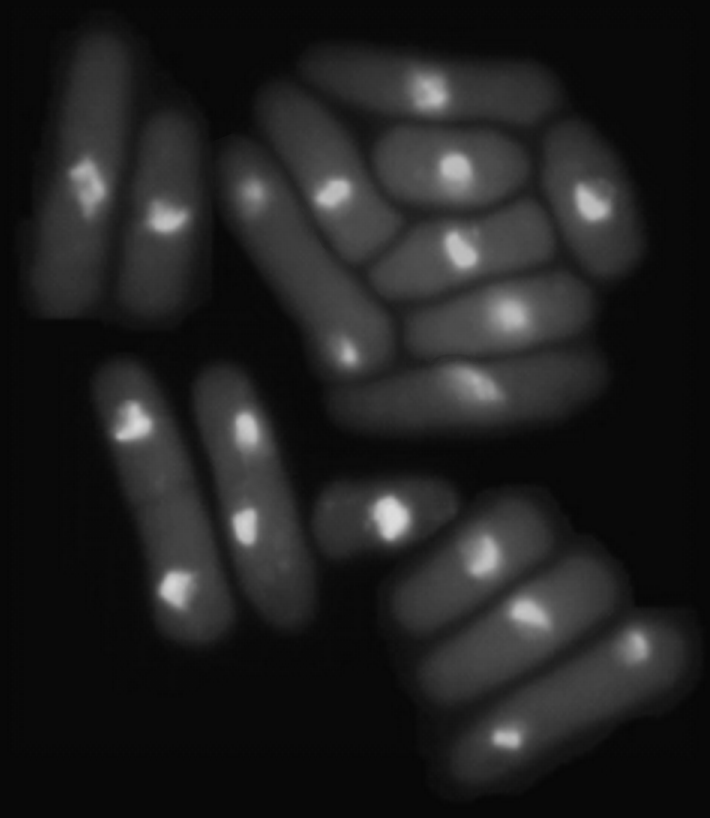
%> input picture DIPUM2E_International_Original_Book_Images/DIPUM2E_International_Ed_CH10_Images/Fig1017(a).tif, 710 x 818 px
$ octave localthresholddemo.m   (GNU Octave 9; MATLAB toolbox functions it lacks are replaced by stand-ins)
%> lines starting %> are read from the running program, lines starting %| are printed output that depends on the picture; in (x1, y1, x2, y2) boxes, pixels count from 0 and x2, y2 are one past the last pixel; in counts of white or black regions, pixels touching at a corner belong together; the program's own positions count from 1
%本例演示如何使用局部阈值处理进行出现分割
f = imread('Fig1017(a).tif');
%> f is the input picture: size 818x710 uint8; min 6, max 222, mean 33.1
imshow(f);%如图是一副酵母细胞的8bit图像，我们期望分割出细胞并从细胞中分割出细胞核

%使用otsu's方法处理
[TGlobal] = graythresh(f);
%> TGlobal = 0.165
gGlobal = imbinarize(f, TGlobal);
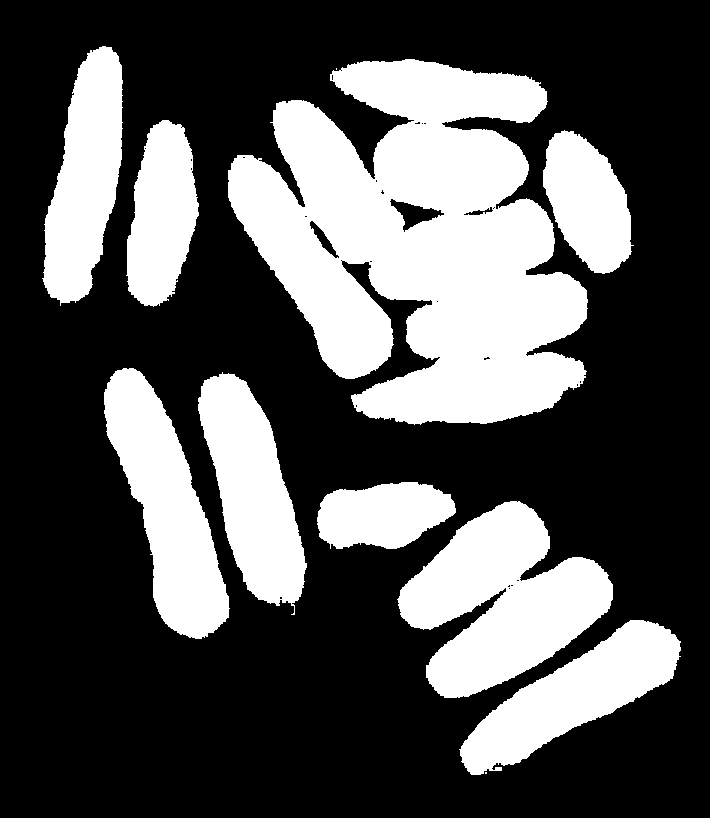
%> gGlobal: size 818x710 logical; 32.9% white; 11 white regions (2 under 20 px), largest, box (x1, y1, x2, y2) and area: (228, 59, 588, 425) 83230, (397, 501, 613, 698) 23920, (104, 368, 230, 639) 16546
figure, imshow(gGlobal); %从结果可以看出，这种方法可以从背景中分割出细胞，但是
%不能将细胞核分割出来。因为细胞核比细胞本身明显更亮，所以预期围绕细胞核边界的
%标准差相对较大，而围绕细胞边界的标准差稍微小一些，如下图所示
SIG = stdfilt(f, ones(3));
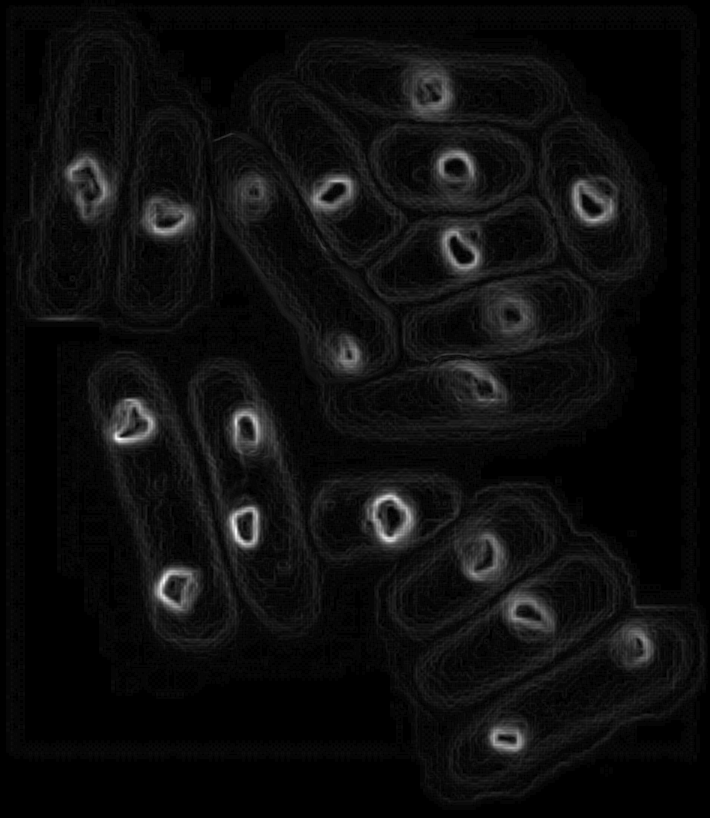
%> SIG: size 818x710 double; min 0, max 19.33, mean 1.07; drawn with min black and max white
figure, imshow(SIG, []); %由此得出如下结论：使用基于局部标准差的函数localthresh，来进行分割应该很有帮助

%> (the run ends here)

$ run again, with DIPUM2E_International_Original_Book_Images/DIPUM2E_International_Ed_CH10_Images/Fig1004(a).tif copied over DIPUM2E_International_Original_Book_Images/DIPUM2E_International_Ed_CH10_Images/Fig1017(a).tif
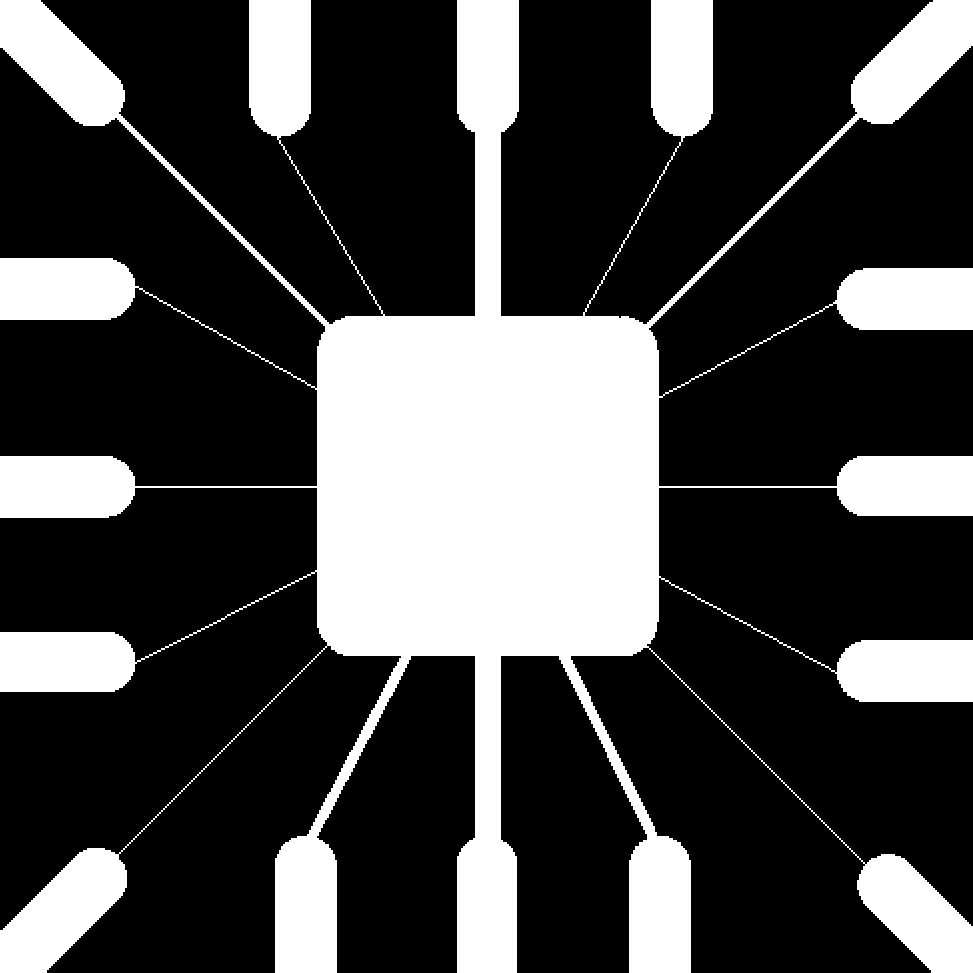
%> input picture DIPUM2E_International_Original_Book_Images/DIPUM2E_International_Ed_CH10_Images/Fig1004(a).tif, 973 x 973 px
%> f is the input picture: size 973x973 uint8; 28.1% white; 1 white region, box (x1, y1, x2, y2) and area: (0, 0, 973, 973) 265583
%> TGlobal = 0.498
%> `SIG = stdfilt(f, ones(3));`:
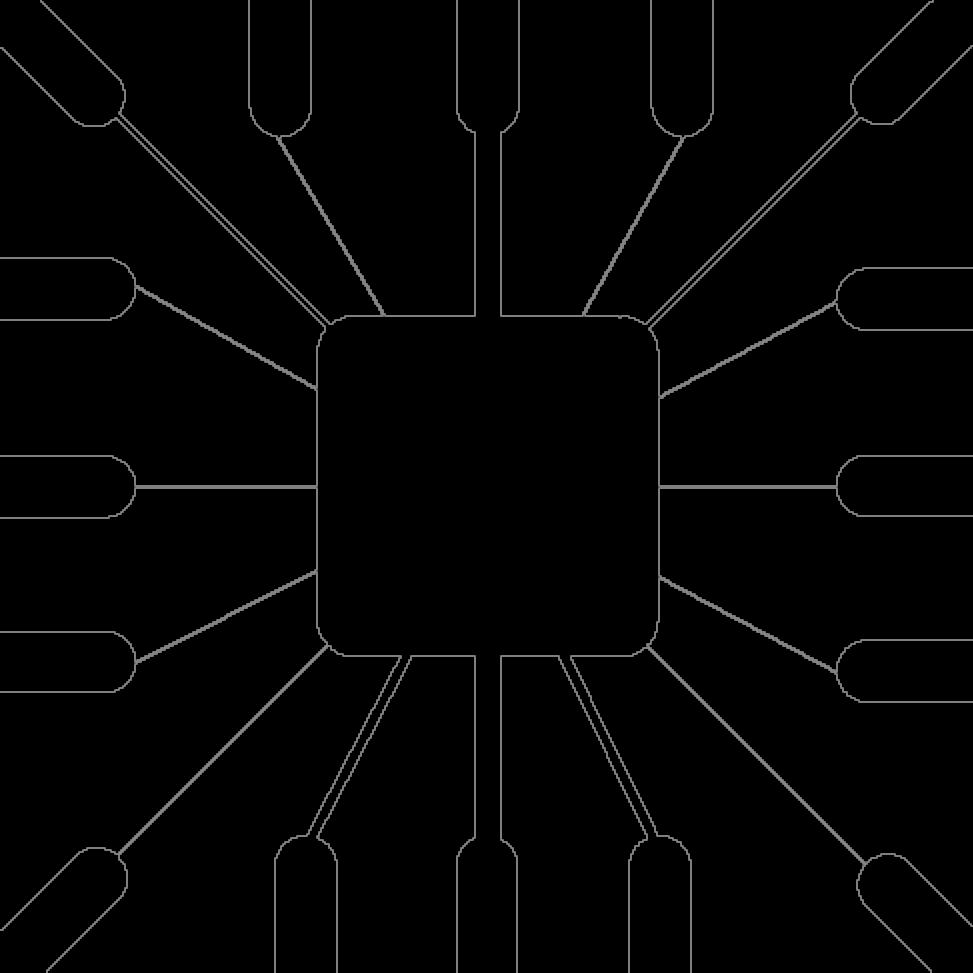
%> SIG: size 973x973 double; min 0, max 134.4, mean 3.8

$ run again, with DIPUM2E_International_Original_Book_Images/DIPUM2E_International_Ed_CH10_Images/Fig1006(a).tif copied over DIPUM2E_International_Original_Book_Images/DIPUM2E_International_Ed_CH10_Images/Fig1017(a).tif
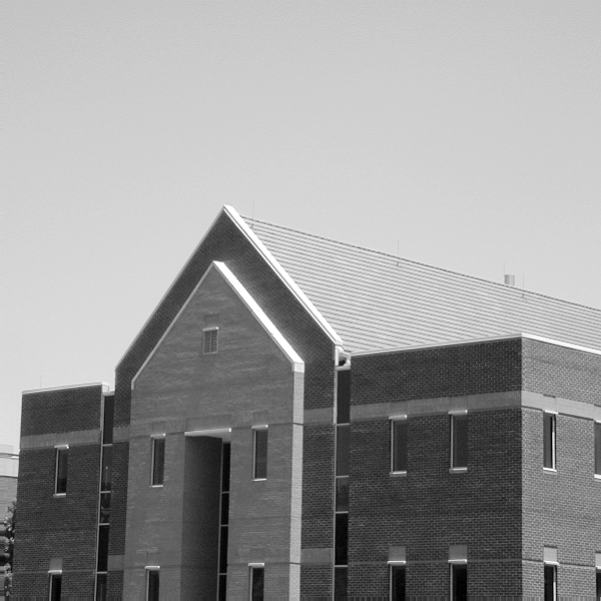
%> input picture DIPUM2E_International_Original_Book_Images/DIPUM2E_International_Ed_CH10_Images/Fig1006(a).tif, 601 x 601 px
%> f is the input picture: size 601x601 uint8; min 0, max 255, mean 152.8
%> TGlobal = 0.549
%> `gGlobal = imbinarize(f, TGlobal);`:
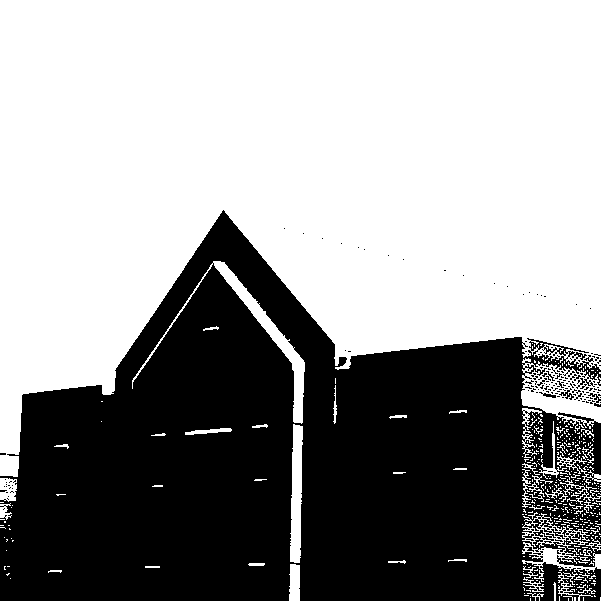
%> gGlobal: size 601x601 logical; 59.5% white; 181 black regions (173 under 20 px), largest, box (x1, y1, x2, y2) and area: (0, 210, 601, 601) 145179, (588, 393, 601, 407) 67, (559, 388, 574, 400) 60
%> `SIG = stdfilt(f, ones(3));`:
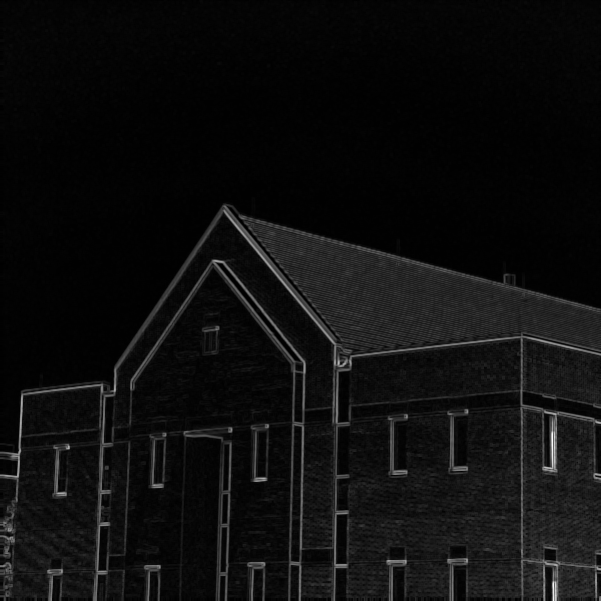
%> SIG: size 601x601 double; min 0, max 99.95, mean 5.7; drawn with min black and max white

$ run again, with DIPUM2E_International_Original_Book_Images/DIPUM2E_International_Ed_CH10_Images/Fig1013(a).tif copied over DIPUM2E_International_Original_Book_Images/DIPUM2E_International_Ed_CH10_Images/Fig1017(a).tif
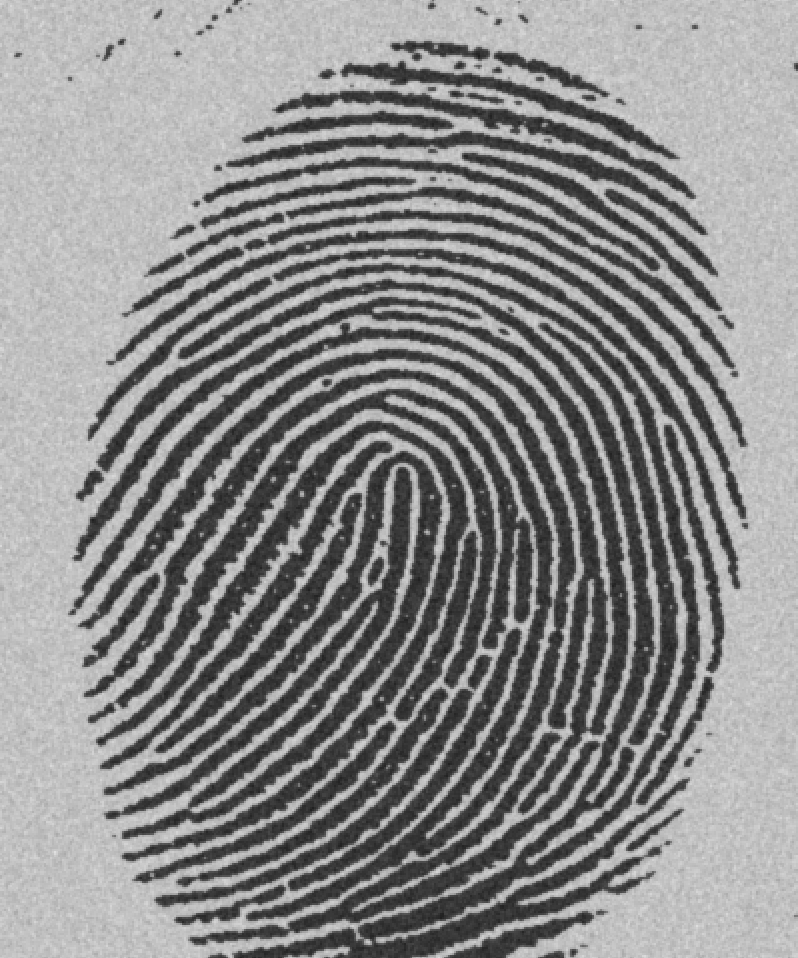
%> input picture DIPUM2E_International_Original_Book_Images/DIPUM2E_International_Ed_CH10_Images/Fig1013(a).tif, 798 x 958 px
%> f is the input picture: size 958x798 uint8; min 29, max 224, mean 140
%> TGlobal = 0.49
%> `gGlobal = imbinarize(f, TGlobal);`:
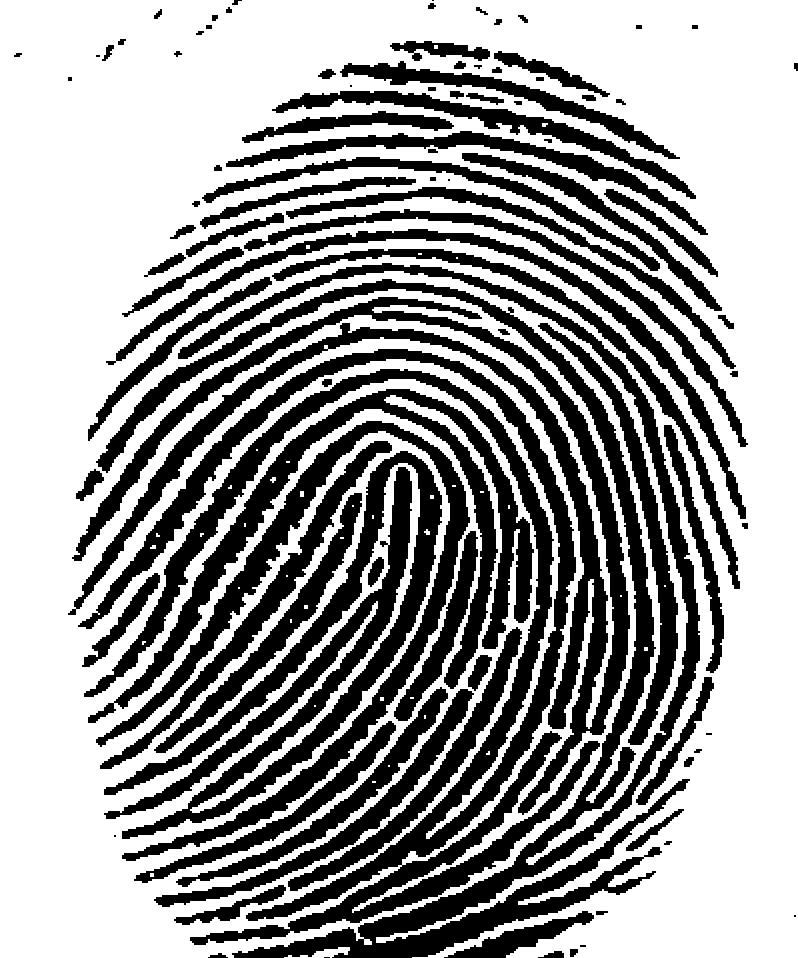
%> gGlobal: size 958x798 logical; 61.9% white; 97 black regions (10 under 20 px), largest, box (x1, y1, x2, y2) and area: (78, 349, 600, 945) 43740, (96, 263, 700, 958) 40222, (68, 297, 630, 815) 29700
%> `SIG = stdfilt(f, ones(3));`:
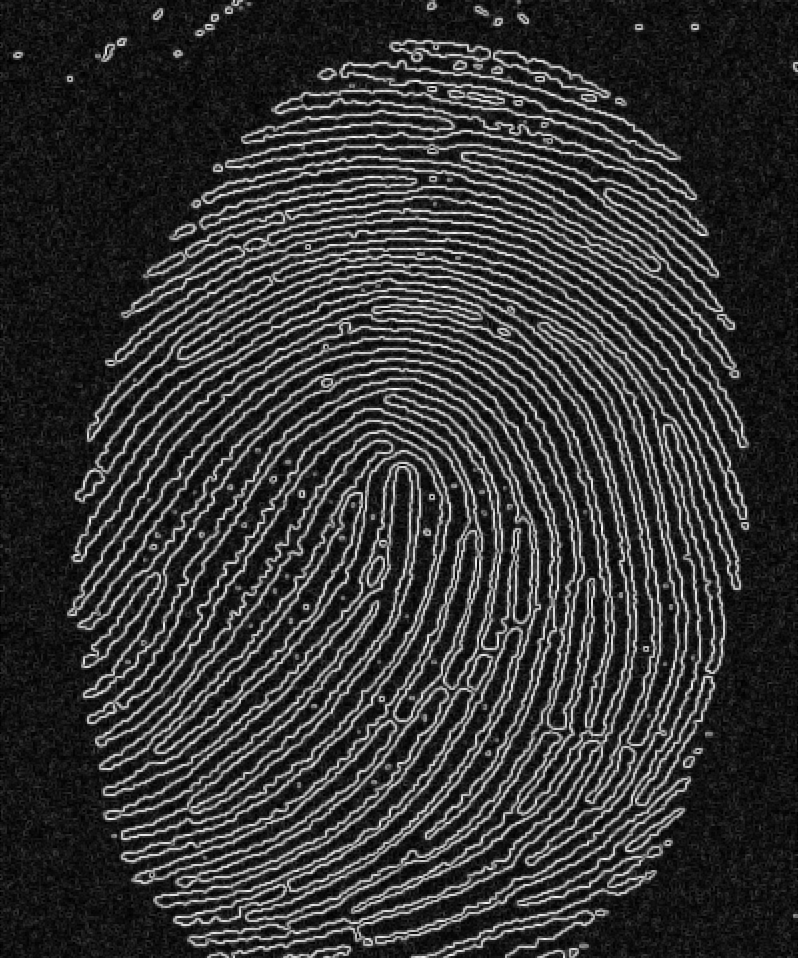
%> SIG: size 958x798 double; min 0, max 55.26, mean 11.5; drawn with min black and max white
